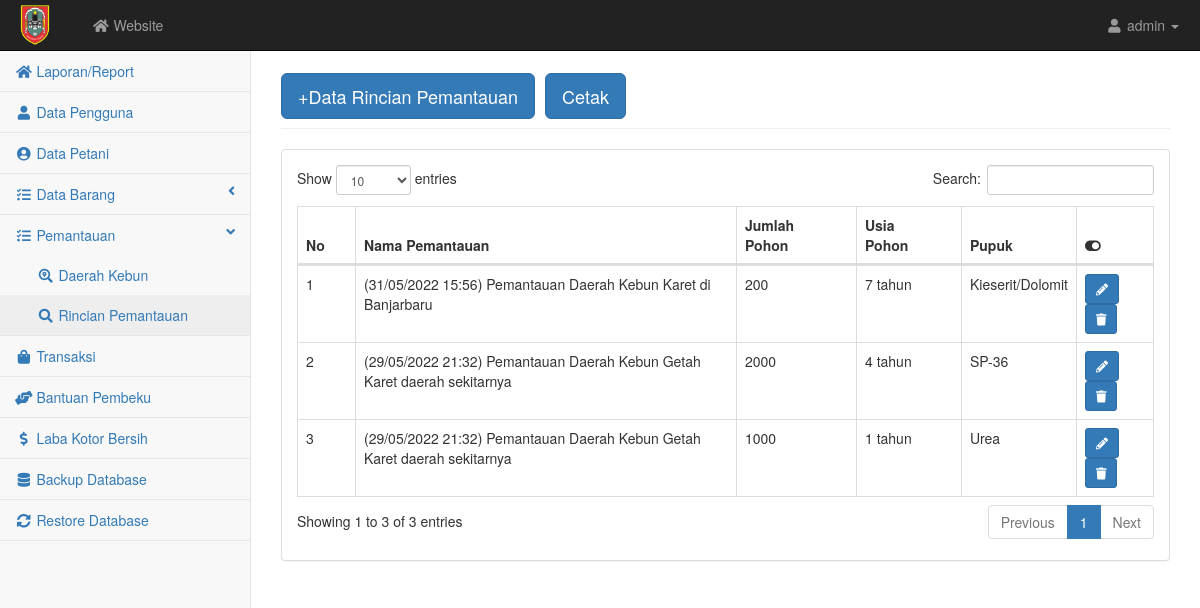
/admin/rincian.php, run on the app's committed database.
### tables this page shows
CREATE TABLE `rincian` (
  `idrincian` int(5) NOT NULL,
  `idmonitoring` int(5) NOT NULL,
  `jumlahpohon` int(5) NOT NULL,
  `usiapohon` int(2) NOT NULL,
  `pupuk` varchar(50) NOT NULL
);

CREATE TABLE `monitoring` (
  `idmonitoring` int(5) NOT NULL,
  `id` int(5) NOT NULL,
  `tgl` datetime NOT NULL,
  `lokasi` text NOT NULL,
  `ket` text NOT NULL,
  `total` int(5) NOT NULL
);

### admin/rincian.php (the view, shortened to what this page needs)
<?php require('atas.php') ?>
<div id="page-wrapper">
    <div class="container-fluid">
        <div class="row">
            <div class="col-lg-12">
                <h1 class="page-header"><button class="btn btn-primary btn-lg"><a href="rincian_input.php" style="color: white; text-decoration: none">+Data Rincian Pemantauan</a></button>
                <button type="button" class="btn btn-primary btn-lg" data-toggle="modal" data-target="#myModal"> Cetak </button></h1>
            </div>
        </div>
        <div class="row">
            <div class="col-lg-12">
                <div class="panel panel-default">
                    <div class="panel-body">
                        <div class="table-responsive">
                            <table class="table table-bordered table-hover" id="dataTables-example">
                                <thead class="success">
                                    <tr>
                                        <th>No</th>
                                        <th>Nama Pemantauan</th>
                                        <th>Jumlah Pohon</th>
                                        <th>Usia Pohon</th>
                                        <th>Pupuk</th>
                                        <th><i class="fa fa-toggle-on"></i></th>
                                    </tr>
                                </thead>
                                <tbody>
                                    <?php $no=1; $query = mysqli_query($kon, "SELECT * FROM rincian INNER JOIN monitoring ON rincian.idmonitoring = monitoring.idmonitoring ORDER BY idrincian DESC");
                                        while($data = mysqli_fetch_array($query)){ ?>
                                            <tr class="odd gradeX">
                                                    <td><?= $no++; ?></td>
                                                    <td><?= '('.date('d/m/Y H:i',strtotime($data['tgl'])).') '.$data['ket']; ?></td>
                                                    <td><?= $data['jumlahpohon'] ?></td>
                                                    <td><?= $data['usiapohon'] ?> tahun</td>
                                                    <td><?= $data['pupuk'] ?></td>
                                                    <td>
                                                        <a href="rincian_edit.php?idrincian=<?php echo $data['idrincian']; ?>" class="btn btn-primary btn-sm"><i class="fa fa-pencil-alt"></i></a>
                                                        <button class="btn btn-primary btn-sm" type="button" onclick="return confirm('Yakin ingin Menghapus?');"><a href="delete.php?idrincian=<?php echo $data['idrincian'] ?>" style="color: white;"><i class="fa fa-trash"></i></a></button>
                                                    </td>
                                                </tr>
                                        <?php } ?>
                                </tbody>
                            </table>
                        </div>
                    </div>
                </div>
            </div>
        </div>
    </div>
</div>
    </div>
<?php require('bawah.php') ?>

### admin/css/startmin.css (style rules this page uses)
body { background-color: #f8f8f8; }
#page-wrapper { padding-top: 30px; min-height: 568px; background-color: #fff; }
@media (min-width:768px) { #page-wrapper { position: inherit; margin-left: 250px; padding: 30px 15px 0 15px; border-left: 1px solid #e7e7e7; } }
table.dataTable thead .sorting, table.dataTable thead .sorting_asc, table.dataTable thead .sorting_desc, table.dataTable thead .sorting_asc_disabled, table.dataTable thead .sorting_desc_disabled { background: 0 0; }
table.dataTable thead .sorting_asc:after { content: "\f0de"; float: right; font-family: fontawesome; }
table.dataTable thead .sorting:after { content: "\f0dc"; float: right; font-family: fontawesome; color: rgba(50,50,50,.5); }

### data on the page
rincian: idmonitoring.tgl "31/05/2022 15:56", idmonitoring.ket "Pemantauan Daerah Kebun Karet di Banjarbaru", jumlahpohon "200", usiapohon "7", pupuk "Kieserit/Dolomit"
rincian: idmonitoring.tgl "29/05/2022 21:32", idmonitoring.ket "Pemantauan Daerah Kebun Getah Karet daerah sekitarnya", jumlahpohon "2000", usiapohon "4", pupuk "SP-36"
rincian: idmonitoring.tgl "29/05/2022 21:32", idmonitoring.ket "Pemantauan Daerah Kebun Getah Karet daerah sekitarnya", jumlahpohon "1000", usiapohon "1", pupuk "Urea"
